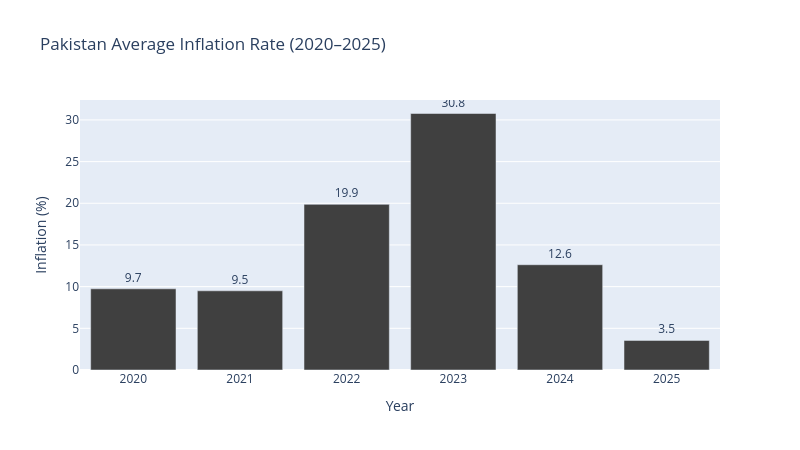

The notebook cell saved with this chart:
### Code cell
import plotly.express as px

# Table
inflation_table = inflation_df.copy()
inflation_table["Inflation_%"] = (inflation_table["Avg_Inflation_Rate"] * 100).round(2)
display(inflation_table[["Year", "Inflation_%"]])

# Chart
fig = px.bar(
    inflation_table,
    x="Year",
    y="Inflation_%",
    text_auto=".1f",
    title="Pakistan Average Inflation Rate (2020–2025)",
    labels={"Inflation_%": "Inflation (%)", "Year": "Year"},
    color_discrete_sequence=["#404040"]
)

fig.update_traces(textposition="outside")
fig.update_layout(width=800, height=40)
fig.show()

### Figure 1 — Plotly figure (JSON) as saved in the notebook; plotly's stock layout.template omitted (floating-point values rounded to 4 significant figures)
{"data": [{"hovertemplate": "Year=%{x}<br>Inflation (%)=%{y}<extra></extra>", "legendgroup": "", "marker": {"color": "#404040", "pattern": {"shape": ""}}, "name": "", "orientation": "v", "showlegend": false, "textposition": "outside", "texttemplate": "%{y:.1f}", "type": "bar", "x": [2020, 2021, 2022, 2023, 2024, 2025], "xaxis": "x", "y": [9.74, 9.5, 19.87, 30.77, 12.63, 3.55], "yaxis": "y"}], "layout": {"barmode": "relative", "height": 450, "legend": {"tracegroupgap": 0}, "title": {"text": "Pakistan Average Inflation Rate (2020–2025)"}, "width": 800, "xaxis": {"anchor": "y", "domain": [0, 1], "title": {"text": "Year"}}, "yaxis": {"anchor": "x", "domain": [0, 1], "title": {"text": "Inflation (%)"}}}}
